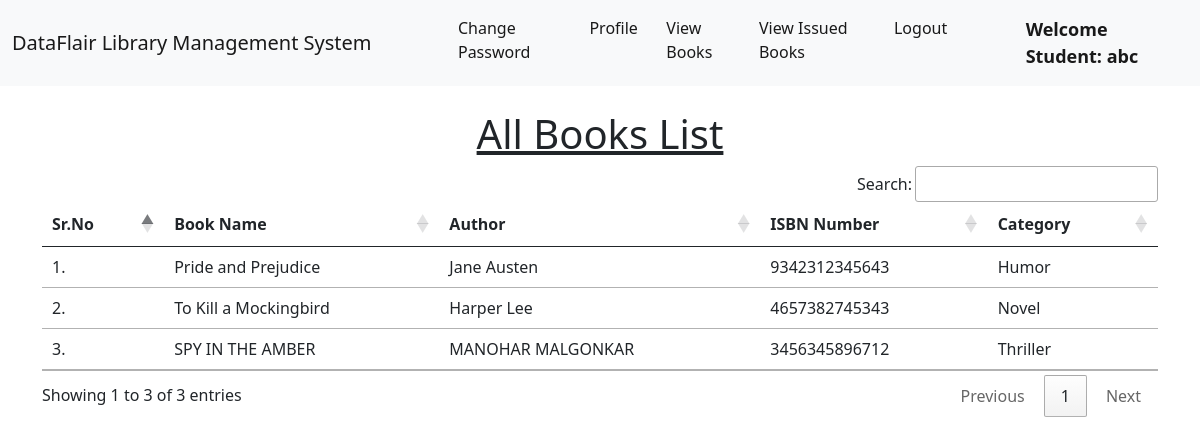
/view_books/ (signed in), run on the app's committed database.
### library/models.py (models this page shows, shortened)
class Book(models.Model):
    name = models.CharField(max_length=200)
    author = models.CharField(max_length=200)
    isbn = models.PositiveIntegerField()
    category = models.CharField(max_length=50)

### library/views.py (the view)
# urls.py: path("view_books/", views.view_books, name="view_books"),
@login_required(login_url = '/student_login')
def view_books(request):
    books = Book.objects.all()
    return render(request, "view_books.html", {'books':books})

### library/templates/view_books.html (shortened to what this page needs)
{% extends 'student_navbar.html' %}
{% load static %}
{% block body %}
<div class="container mt-4">
    <h1 class="text-center"><u>All Books List</u></h1>
    <table class="table table-hover" id="example">
        <thead>
            <tr>
                <th>Sr.No</th>
                <th>Book Name</th>
                <th>Author</th>
                <th>ISBN Number</th>
                <th>Category</th>
            </tr>
        </thead>
        <tbody>
            {% for book in books %}
            <tr>
                <td>{{forloop.counter}}.</td>
                <td>{{book.name}}</td>
                <td>{{book.author}}</td>
                <td>{{book.isbn}}</td>
                <td>{{book.category}}</td>
                </tr>
            {% endfor %}
        </tbody>
    </table>
    </div>
{% endblock %}

### library/templates/student_navbar.html (shortened to what this page needs)
<!doctype html>
<html lang="en">
  <head>
    <link href="https://cdn.jsdelivr.net/npm/bootstrap@5.1.0/dist/css/bootstrap.min.css" rel="stylesheet">
    <link rel="stylesheet" href="https://cdn.datatables.net/1.10.25/css/jquery.dataTables.min.css">
    <link rel="stylesheet" href="https://cdn.datatables.net/buttons/1.7.1/css/buttons.dataTables.min.css">
  </head>
  <body>
    <nav class="navbar navbar-expand-lg navbar-light bg-light sticky-top">
        <div class="container-fluid">
          <a class="navbar-brand" href="#">DataFlair Library Management System</a>
          <div class="collapse navbar-collapse" id="navbarSupportedContent">
            <ul class="navbar-nav me-auto mb-2 mb-lg-0">
              <li class="nav-item">
                <a class="nav-link active" aria-current="page" href="/change_password/">Change Password</a>
              </li>
              <li class="nav-item">
                <a class="nav-link active" aria-current="page" href="/profile/">Profile</a>
              </li>
              <li class="nav-item">
                <a class="nav-link active" aria-current="page" href="/view_books/">View Books</a>
              </li>
              <li class="nav-item">
                <a class="nav-link active" aria-current="page" href="/student_issued_books/">View Issued Books</a>
              </li>
              <li class="nav-item">
                <a class="nav-link active" aria-current="page" href="/logout/">Logout</a>
              </li>
              <li class="nav-item">
                <a style="font-weight:600; font-family:'Segoe UI', Tahoma, Geneva, Verdana, sans-serif; font-size: large;" class="nav-link active" href="#">Welcome Student: {{request.user}}</a>
              </li>
            </ul>
          </div>
        </div>
      </nav>
      {% block body %}
      {% endblock %}
  </body>
</html>

### data on the page
Book: name "Pride and Prejudice", author "Jane Austen", isbn "9342312345643", category "Humor"
Book: name "To Kill a Mockingbird", author "Harper Lee", isbn "4657382745343", category "Novel"
Book: name "SPY IN THE AMBER", author "MANOHAR MALGONKAR", isbn "3456345896712", category "Thriller"

### other printed values
{{ request.user }} "abc"
